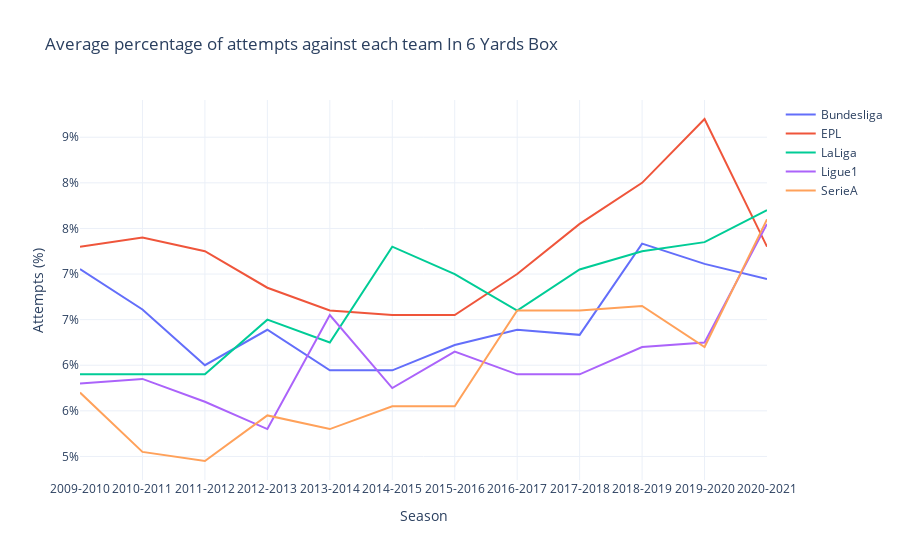

Notebook code cell kept with this figure:
### Markdown cell above
##### Against

### Code cell
fig = go.Figure()
for league in LEAGUE:
    temp = df[df["league"] == league].groupby("season")["In 6 Yards Box_against"].mean()
    fig.add_scatter(x=temp.index, y=temp.values, name=league, mode="lines")
fig.update_layout(
    title="Average percentage of attempts against each team In 6 Yards Box",
    yaxis=dict(
        tickformat=".0%",
        showgrid=True
    ),
    xaxis=dict(
        tickvals=[i for i in range(2009, 2022)],
        ticktext=["2009-2010", "2010-2011", "2011-2012", "2012-2013", "2013-2014", "2014-2015",
                    "2015-2016", "2016-2017", "2017-2018", "2018-2019", "2019-2020", "2020-2021", "2021-2022"],
        showgrid=True
    ),
    xaxis_title="Season",
    yaxis_title="Attempts (%)"
)
fig.show()

### Figure 1 — Plotly figure (JSON) as saved in the notebook; plotly's stock layout.template omitted (floating-point values rounded to 4 significant figures)
{"data": [{"mode": "lines", "name": "Bundesliga", "type": "scatter", "x": [2009, 2010, 2011, 2012, 2013, 2014, 2015, 2016, 2017, 2018, 2019, 2020], "y": [0.07056, 0.06611, 0.06, 0.06389, 0.05944, 0.05944, 0.06222, 0.06389, 0.06333, 0.07333, 0.07111, 0.06944]}, {"mode": "lines", "name": "EPL", "type": "scatter", "x": [2009, 2010, 2011, 2012, 2013, 2014, 2015, 2016, 2017, 2018, 2019, 2020], "y": [0.073, 0.074, 0.0725, 0.0685, 0.066, 0.0655, 0.0655, 0.07, 0.0755, 0.08, 0.087, 0.073]}, {"mode": "lines", "name": "LaLiga", "type": "scatter", "x": [2009, 2010, 2011, 2012, 2013, 2014, 2015, 2016, 2017, 2018, 2019, 2020], "y": [0.059, 0.059, 0.059, 0.065, 0.0625, 0.073, 0.07, 0.066, 0.0705, 0.0725, 0.0735, 0.077]}, {"mode": "lines", "name": "Ligue1", "type": "scatter", "x": [2009, 2010, 2011, 2012, 2013, 2014, 2015, 2016, 2017, 2018, 2019, 2020], "y": [0.058, 0.0585, 0.056, 0.053, 0.0655, 0.0575, 0.0615, 0.059, 0.059, 0.062, 0.0625, 0.0755]}, {"mode": "lines", "name": "SerieA", "type": "scatter", "x": [2009, 2010, 2011, 2012, 2013, 2014, 2015, 2016, 2017, 2018, 2019, 2020], "y": [0.057, 0.0505, 0.0495, 0.0545, 0.053, 0.0555, 0.0555, 0.066, 0.066, 0.0665, 0.062, 0.076]}], "layout": {"title": {"text": "Average percentage of attempts against each team In 6 Yards Box"}, "xaxis": {"showgrid": true, "ticktext": ["2009-2010", "2010-2011", "2011-2012", "2012-2013", "2013-2014", "2014-2015", "2015-2016", "2016-2017", "2017-2018", "2018-2019", "2019-2020", "2020-2021", "2021-2022"], "tickvals": [2009, 2010, 2011, 2012, 2013, 2014, 2015, 2016, 2017, 2018, 2019, 2020, 2021], "title": {"text": "Season"}}, "yaxis": {"showgrid": true, "tickformat": ".0%", "title": {"text": "Attempts (%)"}}}}
